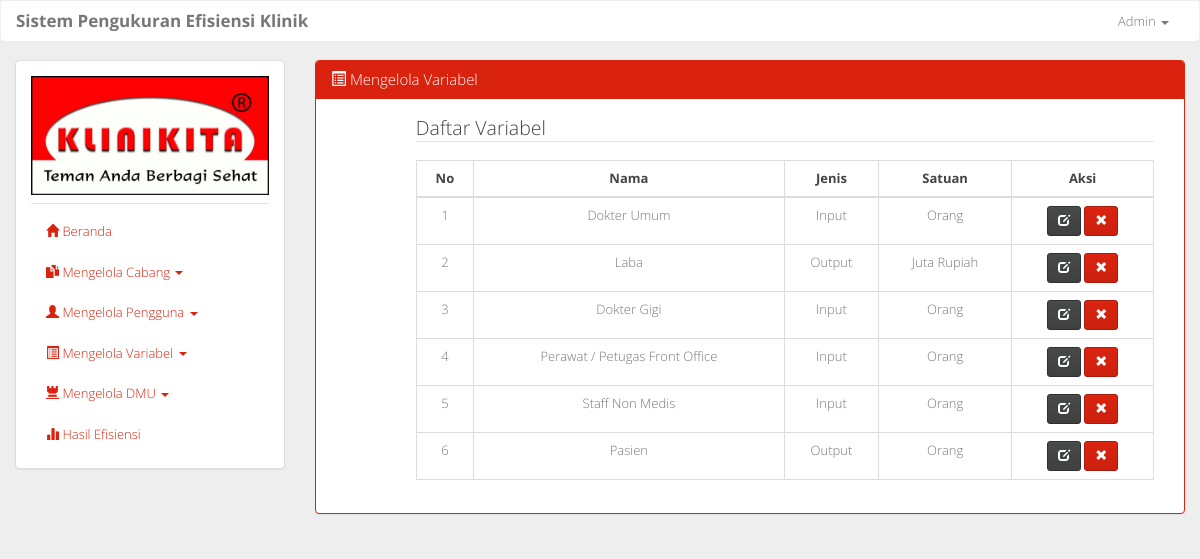
The app's page /mengelola_variabel.php (signed in), older data.
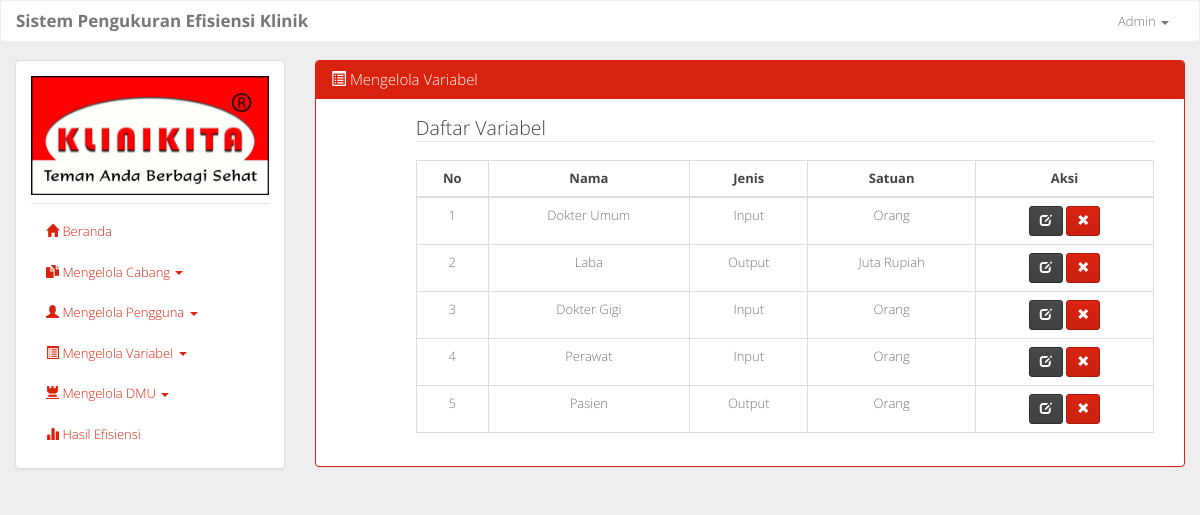
The same page, newer data.
### tables this page shows
CREATE TABLE `tb_variabel` (
  `id_variabel` int(3) NOT NULL,
  `nama_variabel` varchar(50) NOT NULL,
  `jenis_variabel` char(1) NOT NULL,
  `satuan` varchar(50) NOT NULL
);

### mengelola_variabel.php (the view, shortened to what this page needs)
<?php include 'layout.php'; ?>
				<div class="col-sm-9">
					<div class="panel panel-primary">
					  	<div class="panel-heading">
					    	<h3 class="panel-title"><span class="glyphicon glyphicon-list-alt"></span> Mengelola Variabel</h3>
					  	</div>
					  	<div class="panel-body">
						  	<div class="col-sm-11 col-sm-offset-1">
						  		<legend>Daftar Variabel</legend>
						    	<table class="table table-bordered table-hover">
									<thead>
										<tr>
											<th>No</th>
											<th>Nama</th>
											<th>Jenis</th>
											<th>Satuan</th>
											<th>Aksi</th>
										</tr>
									</thead>
									<tbody>
										<?php
											$i=1;
											$query = mysqli_query($conn, "SELECT * FROM tb_variabel");
											if (mysqli_num_rows($query) > 0) {
											    while($var = mysqli_fetch_assoc($query)) {
											    	if ($var['jenis_variabel'] == 'i') {
											    		$var['jenis_variabel'] = 'Input';
											    	} elseif ($var['jenis_variabel'] == 'o') {
											    		$var['jenis_variabel'] = 'Output';
											    	}
											        echo '
														<tr>
															<td>'.$i.'</td>
															<td>'.$var['nama_variabel'].'</td>
															<td>'.$var['jenis_variabel'].'</td>
															<td>'.$var['satuan'].'</td>
															<td>
																<a href="ubah_variabel.php?id='.$var['id_variabel'].'" class="btn btn-default btn-sm"><span class="glyphicon glyphicon-edit"></span></a>
																<a href="process/hapus_variabel.php?id='.$var['id_variabel'].'" class="btn btn-primary btn-sm"><span class="glyphicon glyphicon-remove"></span></a>
											        		</td>
														</tr>
													';
													$i++;
											    }
											}
										?>
									</tbody>
								</table>
						  	</div>
					  	</div>
					</div>
				</div>
<?php include 'layout2.php' ?>

Row changes from the older to the newer data that the page shows:
removed tb_variabel: nama_variabel "Staff Non Medis", jenis_variabel "Input", satuan "Orang"
changed tb_variabel: nama_variabel "Perawat / Petugas Front Office" → "Perawat"
